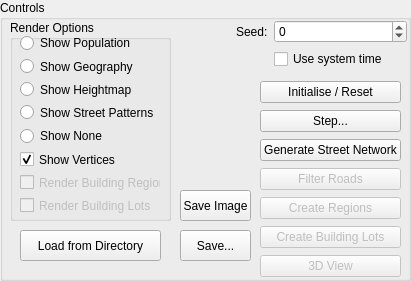
   <widget class="QGroupBox" name="groupBox_3">
    <property name="geometry">
     <rect>
      <x>1390</x>
      <y>700</y>
      <width>411</width>
      <height>281</height>
     </rect>
    </property>
    <property name="sizePolicy">
     <sizepolicy hsizetype="Expanding" vsizetype="Preferred">
      <horstretch>1</horstretch>
      <verstretch>0</verstretch>
     </sizepolicy>
    </property>
    <property name="title">
     <string>Controls</string>
    </property>
    <widget class="QPushButton" name="cmdSaveOutput">
     <property name="geometry">
      <rect>
       <x>180</x>
       <y>230</y>
       <width>71</width>
       <height>31</height>
      </rect>
     </property>
     <property name="text">
      <string>Save...</string>
     </property>
    </widget>
    <widget class="QPushButton" name="cmdSaveOutputImage">
     <property name="geometry">
      <rect>
       <x>180</x>
       <y>190</y>
       <width>71</width>
       <height>31</height>
      </rect>
     </property>
     <property name="text">
      <string>Save Image</string>
     </property>
    </widget>
    <widget class="QWidget" name="layoutWidget">
     <property name="geometry">
      <rect>
       <x>10</x>
       <y>20</y>
       <width>161</width>
       <height>201</height>
      </rect>
     </property>
     <layout class="QVBoxLayout" name="verticalLayout">
      <item>
       <widget class="QGroupBox" name="groupBox_4">
        <property name="title">
         <string>Render Options</string>
        </property>
        <widget class="QWidget" name="layoutWidget">
         <property name="geometry">
          <rect>
           <x>10</x>
           <y>14</y>
           <width>141</width>
           <height>180</height>
          </rect>
         </property>
         <layout class="QVBoxLayout" name="verticalLayout_2">
          <item>
           <widget class="QRadioButton" name="radShowPopulation">
            <property name="text">
             <string>Show Population</string>
            </property>
            <attribute name="buttonGroup">
             <string notr="true">buttonGroup</string>
            </attribute>
           </widget>
          </item>
          <item>
           <widget class="QRadioButton" name="radShowGeography">
            <property name="text">
             <string>Show Geography</string>
            </property>
            <attribute name="buttonGroup">
             <string notr="true">buttonGroup</string>
            </attribute>
           </widget>
          </item>
          <item>
           <widget class="QRadioButton" name="radShowHeightmap">
            <property name="text">
             <string>Show Heightmap</string>
            </property>
            <attribute name="buttonGroup">
             <string notr="true">buttonGroup</string>
            </attribute>
           </widget>
          </item>
          <item>
           <widget class="QRadioButton" name="radShowPatternmap">
            <property name="text">
             <string>Show Street Patterns</string>
            </property>
            <attribute name="buttonGroup">
             <string notr="true">buttonGroup</string>
            </attribute>
           </widget>
          </item>
          <item>
           <widget class="QRadioButton" name="radShowNone">
            <property name="text">
             <string>Show None</string>
            </property>
            <attribute name="buttonGroup">
             <string notr="true">buttonGroup</string>
            </attribute>
           </widget>
          </item>
          <item>
           <widget class="QCheckBox" name="chkShowVerts">
            <property name="text">
             <string>Show Vertices</string>
            </property>
            <property name="checked">
             <bool>true</bool>
            </property>
           </widget>
          </item>
          <item>
           <widget class="QCheckBox" name="chkShowRegions">
            <property name="enabled">
             <bool>false</bool>
            </property>
            <property name="text">
             <string>Render Building Regions</string>
            </property>
            <property name="checkable">
             <bool>true</bool>
            </property>
            <property name="checked">
             <bool>false</bool>
            </property>
           </widget>
          </item>
          <item>
           <widget class="QCheckBox" name="chkShowLots">
            <property name="enabled">
             <bool>false</bool>
            </property>
            <property name="text">
             <string>Render Building Lots</string>
            </property>
            <property name="checkable">
             <bool>true</bool>
            </property>
            <property name="checked">
             <bool>false</bool>
            </property>
           </widget>
          </item>
         </layout>
        </widget>
       </widget>
      </item>
     </layout>
    </widget>
    <widget class="QWidget" name="layoutWidget">
     <property name="geometry">
      <rect>
       <x>236</x>
       <y>20</y>
       <width>171</width>
       <height>51</height>
      </rect>
     </property>
     <layout class="QFormLayout" name="formLayout">
      <item row="0" column="0">
       <widget class="QLabel" name="label">
        <property name="text">
         <string>Seed:</string>
        </property>
       </widget>
      </item>
      <item row="0" column="1">
       <widget class="QSpinBox" name="intSeedValue">
        <property name="minimum">
         <number>-1000000000</number>
        </property>
        <property name="maximum">
         <number>1000000000</number>
        </property>
       </widget>
      </item>
      <item row="1" column="1">
       <widget class="QCheckBox" name="chkTimeSeed">
        <property name="text">
         <string>Use system time</string>
        </property>
       </widget>
      </item>
     </layout>
    </widget>
    <widget class="QWidget" name="layoutWidget">
     <property name="geometry">
      <rect>
       <x>260</x>
       <y>80</y>
       <width>141</width>
       <height>199</height>
      </rect>
     </property>
     <layout class="QGridLayout" name="gridLayout_4">
      <item row="0" column="0">
       <widget class="QPushButton" name="cmdReset">
        <property name="text">
         <string>Initialise / Reset</string>
        </property>
       </widget>
      </item>
      <item row="1" column="0">
       <widget class="QPushButton" name="cmdStep">
        <property name="text">
         <string>Step...</string>
        </property>
       </widget>
      </item>
      <item row="2" column="0">
       <widget class="QPushButton" name="cmdGenerateStreets">
        <property name="text">
         <string>Generate Street Network</string>
        </property>
       </widget>
      </item>
      <item row="3" column="0">
       <widget class="QPushButton" name="cmdFilterRoads">
        <property name="enabled">
         <bool>false</bool>
        </property>
        <property name="text">
         <string>Filter Roads</string>
        </property>
        <property name="checkable">
         <bool>false</bool>
        </property>
       </widget>
      </item>
      <item row="4" column="0">
       <widget class="QPushButton" name="cmdGenerateRegions">
        <property name="enabled">
         <bool>false</bool>
        </property>
        <property name="text">
         <string>Create Regions</string>
        </property>
        <property name="default">
         <bool>false</bool>
        </property>
        <property name="flat">
         <bool>false</bool>
        </property>
       </widget>
      </item>
      <item row="5" column="0">
       <widget class="QPushButton" name="cmdCreateBuildingLots">
        <property name="enabled">
         <bool>false</bool>
        </property>
        <property name="text">
         <string>Create Building Lots</string>
        </property>
       </widget>
      </item>
      <item row="6" column="0">
       <widget class="QPushButton" name="cmdCreateView">
        <property name="enabled">
         <bool>false</bool>
        </property>
        <property name="text">
         <string>3D View</string>
        </property>
       </widget>
      </item>
     </layout>
    </widget>
    <widget class="QPushButton" name="cmdLoadImageDirectory">
     <property name="geometry">
      <rect>
       <x>20</x>
       <y>230</y>
       <width>141</width>
       <height>31</height>
      </rect>
     </property>
     <property name="text">
      <string>Load from Directory</string>
     </property>
    </widget>
   </widget>
